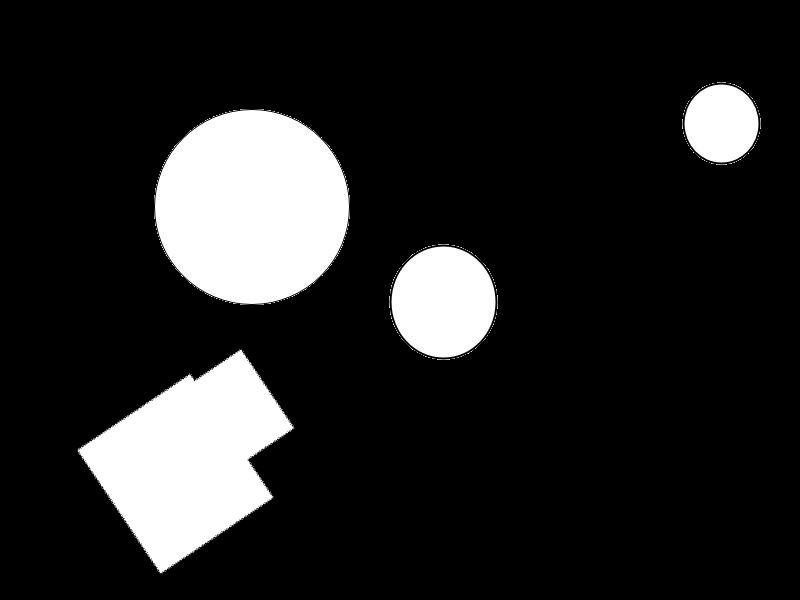
//> input picture circles.jpg, 800 x 600 px
$ ./HoughCircles   (built with g++ and OpenCV 4)
//> lines starting //> are read from the running program, lines starting //| are printed output that depends on the picture; after the words box and inside, x2 and y2 are one past the last pixel; in counts of white or black regions, pixels touching at a corner belong together
#include<iostream>
#include<opencv2/opencv.hpp>
#include<math.h>
#include<float.h>
//typedef unsigned char uchar;
//#define UP 1234.567
//#define DOWN 9876.543
#define NONE 49.12345
#define votes 1
using namespace std;
using namespace cv;

Mat img;
Mat hough;

float getGradtheta(int x, int y)
{
	float dfy, dfx;

	dfy = img.at<uchar>(y,x)- img.at<uchar>(y-1, x);
	dfx = img.at<uchar>(y, x) - img.at<uchar>(y, x - 1);

	if (dfx != 0)
		return tan(dfy / (float)dfx);
	// [7 lines of commented-out code are left out]
	return NONE;

}

void Houghcircles()
{
	float tan;
	int b;
	for(int x=1;x<img.cols;x++)
		for (int y = 1; y < img.rows; y++)
		{
			tan = getGradtheta(x,y);

			if (tan != NONE && tan !=0)
			{
				for (int a = 0; a < img.cols; a++)
				{
					b = y - tan * (x - a);
					if (b > 0 && b < img.rows)
						hough.at<uchar>(b, a) += votes;
				}
			}
		}
}

int main()
{
	img = imread("circles.jpg",0);
//> img is the input picture: 600 rows x 800 cols, CV_8UC1; min 0, max 255, mean 36.7
	hough = Mat::zeros(img.rows, img.cols, CV_8U);

	GaussianBlur(img, img, Size(3, 3), 1, 1);
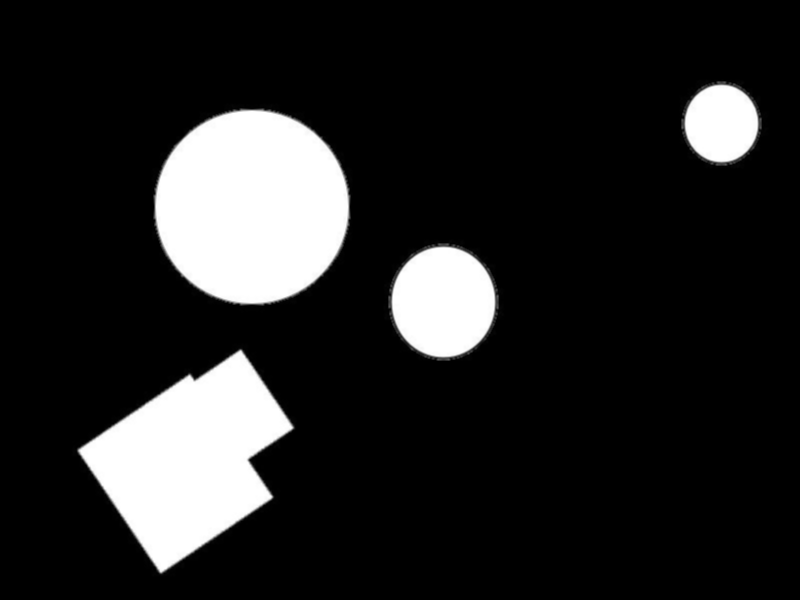
//> img: 600 rows x 800 cols, CV_8UC1; 4.75% of pixels changed, all inside (x1, y1, x2, y2) = (71, 79, 769, 577)

	namedWindow("CIRCLES", WINDOW_NORMAL);
	namedWindow("HOUGH_CIRCLES", WINDOW_NORMAL);

	Houghcircles();
//> after the loop in Houghcircles, `for(int x=1;x<img.cols;x++)`:
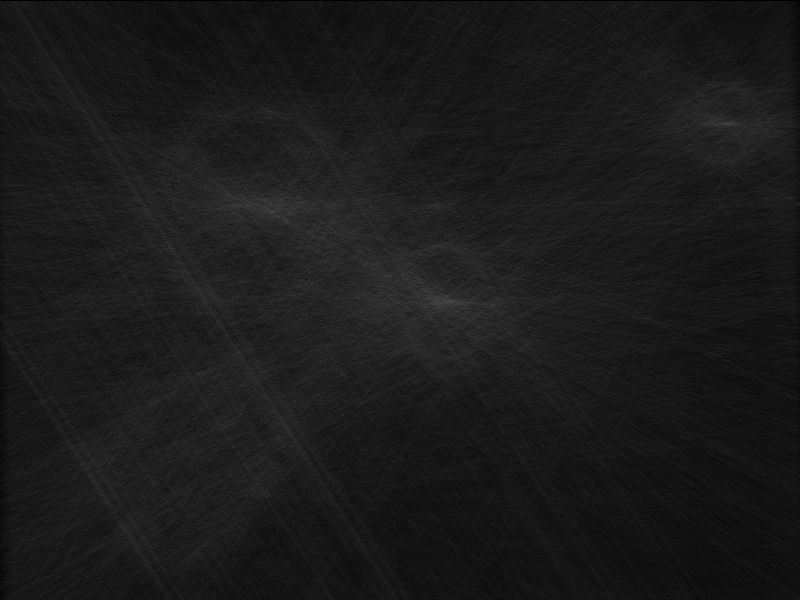
//> hough: 600 rows x 800 cols, CV_8UC1; min 0, max 81, mean 26.4

	imshow("CIRCLES", img);
	imshow("HOUGH_CIRCLES", hough);

	waitKey(0);

	return 0;
}

$ run again, with circle.jpg copied over circles.jpg
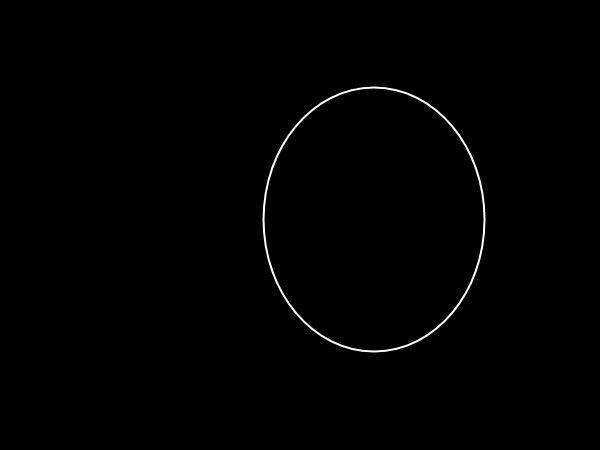
//> input picture circle.jpg, 600 x 450 px
//> img is the input picture: 450 rows x 600 cols, CV_8UC1; min 0, max 255, mean 1.4
//> `GaussianBlur(img, img, Size(3, 3), 1, 1);`:
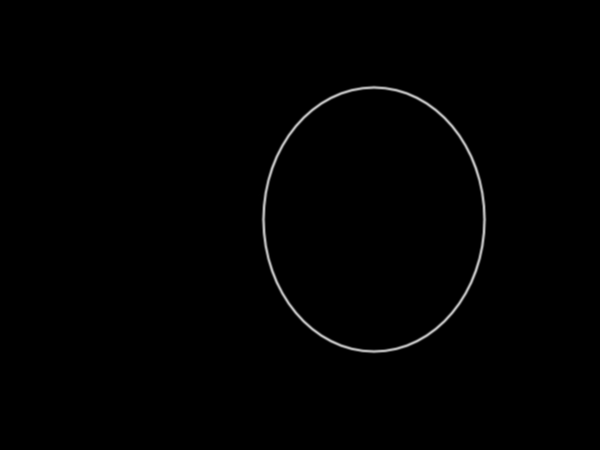
//> img: 450 rows x 600 cols, CV_8UC1; 1.67% of pixels changed, all inside (x1, y1, x2, y2) = (224, 80, 488, 360)
//> after the loop in Houghcircles, `for(int x=1;x<img.cols;x++)`:
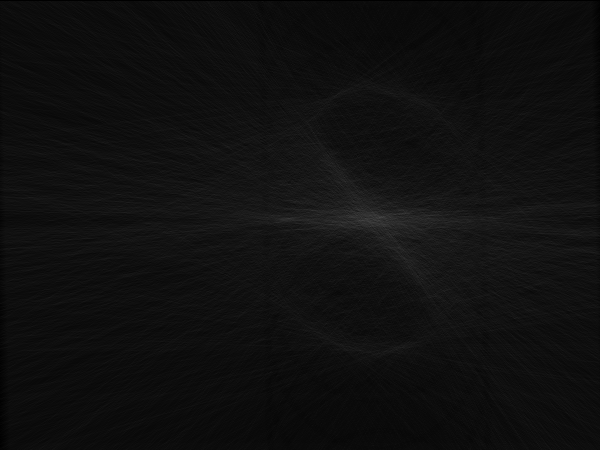
//> hough: 450 rows x 600 cols, CV_8UC1; min 0, max 69, mean 15.6
